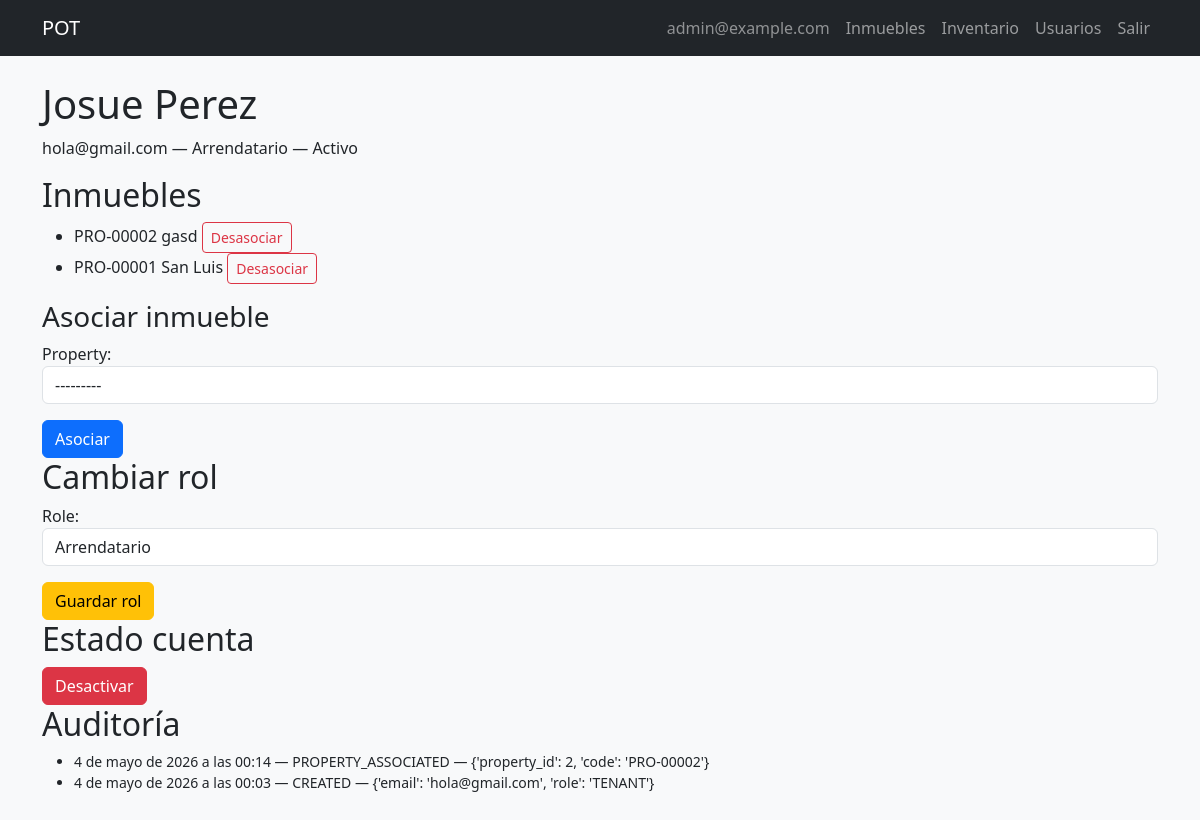
The app's page /users/2/ (signed in) with its own data.
### pot/models.py (models this page shows, shortened)
class CustomUser(AbstractUser):
    class Role(models.TextChoices):
        ADMIN = 'ADMIN', 'Administrador'
        ASSISTANT = 'ASSISTANT', 'Asistente Administrativo'
        TENANT = 'TENANT', 'Arrendatario'
    class DocumentType(models.TextChoices):
        CC = 'CC', 'Cédula de ciudadanía'
        CE = 'CE', 'Cédula de extranjería'
        PASSPORT = 'PASSPORT', 'Pasaporte'
        NIT = 'NIT', 'NIT'
    username = models.CharField(max_length=150, unique=True, blank=True)
    email = models.EmailField(unique=True)
    phone = models.CharField(max_length=20, default='')
    public_code = models.CharField(max_length=20, unique=True, blank=True, null=True)
    document_type = models.CharField(
        max_length=20,
        choices=DocumentType.choices,
        blank=True,
        default='',
    )
    document_number = models.CharField(max_length=30, unique=True, blank=True, null=True)
    avatar = models.ImageField(upload_to='avatars/%Y/%m/', blank=True, null=True, max_length=255)
    role = models.CharField(max_length=20, choices=Role.choices, default=Role.TENANT)
    password_changed = models.BooleanField(default=False)
    password_reset_token = models.CharField(max_length=255, null=True, blank=True)
    password_reset_expires = models.DateTimeField(null=True, blank=True)
    login_attempts = models.PositiveIntegerField(default=0)
    login_locked_until = models.DateTimeField(null=True, blank=True)
    created_at = models.DateTimeField(auto_now_add=True)
    updated_at = models.DateTimeField(auto_now=True)
    USERNAME_FIELD = 'email'
    REQUIRED_FIELDS = []
    objects = CustomUserManager()
    class Meta:
        ordering = ['-created_at']
    def is_staff_operative(self):
        return self.role in (self.Role.ADMIN, self.Role.ASSISTANT)

class UserPropertyAssociation(models.Model):
    user = models.ForeignKey(
        CustomUser,
        on_delete=models.CASCADE,
        related_name='property_associations',
        limit_choices_to={'role': CustomUser.Role.TENANT},
    )
    property = models.ForeignKey('Property', on_delete=models.CASCADE, related_name='tenant_associations')
    associated_at = models.DateTimeField(auto_now_add=True)
    dissociated_at = models.DateTimeField(null=True, blank=True)
    created_by = models.ForeignKey(
        CustomUser,
        on_delete=models.SET_NULL,
        null=True,
        blank=True,
        related_name='associations_created',
    )
    class Meta:
        ordering = ['-associated_at']
        constraints = [
            models.UniqueConstraint(
                fields=['property'],
                condition=models.Q(dissociated_at__isnull=True),
                name='pot_unique_active_tenant_per_property',
            ),
        ]

class Property(models.Model):
    class Type(models.TextChoices):
        APARTMENT = 'APARTMENT', 'Apartamento'
        HOUSE = 'HOUSE', 'Casa'
        LOCAL = 'LOCAL', 'Local comercial'
        WAREHOUSE = 'WAREHOUSE', 'Bodega'
    class Status(models.TextChoices):
        AVAILABLE = 'AVAILABLE', 'Disponible'
        RENTED = 'RENTED', 'Arrendado'
        MAINTENANCE = 'MAINTENANCE', 'En mantenimiento'
    code = models.CharField(max_length=20, unique=True)
    address = models.CharField(max_length=255, unique=True)
    city = models.CharField(max_length=100, blank=True, default='')
    building_name = models.CharField(max_length=150, blank=True, default='')
    unit_label = models.CharField(max_length=50, blank=True, default='')
    cover_image = models.ImageField(upload_to='properties/covers/%Y/%m/', blank=True, null=True, max_length=255)
    type = models.CharField(max_length=20, choices=Type.choices)
    owner_name = models.CharField(max_length=150)
    status = models.CharField(max_length=20, choices=Status.choices, default=Status.AVAILABLE)
    price = models.DecimalField(max_digits=12, decimal_places=2, default=0)
    rooms = models.IntegerField(null=True, blank=True)
    bathrooms = models.IntegerField(null=True, blank=True)
    living_rooms = models.IntegerField(null=True, blank=True)
    kitchens = models.IntegerField(null=True, blank=True)
    garages = models.IntegerField(null=True, blank=True)
    is_commercial = models.BooleanField(default=False)
    in_complex = models.BooleanField(default=False)
    admin_included = models.BooleanField(default=False)
    admin_value = models.DecimalField(max_digits=12, decimal_places=2, null=True, blank=True)
    google_maps_link = models.CharField(max_length=1000, null=True, blank=True)
    description = models.TextField(blank=True, null=True)
    observations = models.TextField(blank=True, null=True)
    created_at = models.DateTimeField(auto_now_add=True)
    updated_at = models.DateTimeField(auto_now=True)
    created_by = models.ForeignKey(
        CustomUser,
        on_delete=models.SET_NULL,
        null=True,
        blank=True,
        related_name='properties_created',
    )
    class Meta:
        ordering = ['-created_at']
        verbose_name_plural = 'properties'
    def __str__(self):
        return f'{self.code} - {self.address}'

class UserAudit(models.Model):
    user = models.ForeignKey(CustomUser, on_delete=models.CASCADE, related_name='audits')
    action = models.CharField(max_length=100)
    details = models.JSONField(default=dict)
    changed_by = models.ForeignKey(
        CustomUser,
        on_delete=models.SET_NULL,
        null=True,
        blank=True,
        related_name='audits_created',
    )
    created_at = models.DateTimeField(auto_now_add=True)
    class Meta:
        ordering = ['-created_at']

### pot/views.py (the view)
# urls.py: path('users/<int:user_id>/', views.UserDetailView.as_view(), name='user_detail'),
class UserDetailView(LoginRequiredMixin, View):
    def get(self, request, user_id):
        target = get_object_or_404(CustomUser, pk=user_id)
        if request.user.role != CustomUser.Role.ADMIN and request.user.pk != target.pk:
            messages.error(request, 'Sin permiso.')
            return redirect('pot:dashboard_staff')
        assocs = UserPropertyAssociation.objects.filter(user=target).select_related('property').order_by('-associated_at')
        audits = UserAudit.objects.filter(user=target).order_by('-created_at')[:50]
        open_tickets = Ticket.objects.filter(tenant=target, status=Ticket.Status.OPEN).exists()
        return render(
            request,
            'users/user_detail.html',
            {
                'target': target,
                'associations': assocs,
                'audits': audits,
                'open_tickets': open_tickets,
                'role_form': UserEditRoleForm(initial={'role': target.role}),
                'assoc_form': AssociatePropertyForm(),
            },
        )

### pot/forms.py
class UserEditRoleForm(forms.Form):
    role = forms.ChoiceField(choices=CustomUser.Role.choices, widget=forms.Select(attrs={'class': 'form-control'}))

class AssociatePropertyForm(forms.Form):
    property = forms.ModelChoiceField(
        queryset=Property.objects.all(),
        widget=forms.Select(attrs={'class': 'form-control'}),
    )

### templates/users/user_detail.html (shortened to what this page needs)
{% extends 'base.html' %}
{% block content %}
<h1>{{ target.get_full_name|default:target.email }}</h1>
<p>{{ target.email }} — {{ target.get_role_display }} — {% if target.is_active %}Activo{% else %}Inactivo{% endif %}</p>
{% if user.role == 'ADMIN' and user.pk != target.pk %}
<h2>Inmuebles</h2>
<ul>
{% for a in associations %}
<li>{{ a.property.code }} {{ a.property.address }} {% if a.dissociated_at %}(fin {{ a.dissociated_at|date }}){% else %}
    <form action="{% url 'pot:dissociate_property' target.id a.property.id %}" method="post" class="d-inline">{% csrf_token %}<button class="btn btn-sm btn-outline-danger">Desasociar</button></form>
{% endif %}</li>
{% endfor %}
</ul>
{% if target.role == 'TENANT' and target.is_active %}
<h3>Asociar inmueble</h3>
<form action="{% url 'pot:associate_property' target.id %}" method="post">{% csrf_token %}{{ assoc_form.as_p }}<button class="btn btn-primary">Asociar</button></form>
{% endif %}
<h2>Cambiar rol</h2>
<form action="{% url 'pot:user_edit_role' target.id %}" method="post">{% csrf_token %}
{{ role_form.as_p }}
<button class="btn btn-warning">Guardar rol</button></form>
<h2>Estado cuenta</h2>
{% if target.is_active %}
<form action="{% url 'pot:user_deactivate' target.id %}" method="post" onsubmit="return confirm('¿Desactivar?');">{% csrf_token %}
<button class="btn btn-danger">Desactivar</button></form>
{% else %}
<form action="{% url 'pot:user_reactivate' target.id %}" method="post">{% csrf_token %}<button class="btn btn-success">Reactivar</button></form>
{% endif %}
{% endif %}
<h2>Auditoría</h2>
<ul class="small">{% for a in audits %}<li>{{ a.created_at }} — {{ a.action }} — {{ a.details }}</li>{% empty %}<li>Sin registros</li>{% endfor %}</ul>
{% endblock %}

### templates/base.html (shortened to what this page needs)
{% load static %}
<!DOCTYPE html>
<html lang="es">
<head>
    <link href="https://cdn.jsdelivr.net/npm/bootstrap@5.3.3/dist/css/bootstrap.min.css" rel="stylesheet">
    <link rel="stylesheet" href="{% static 'css/style.css' %}">
</head>
<body class="bg-light">
<nav class="navbar navbar-expand-lg navbar-dark bg-dark mb-4">
    <div class="container">
        <a class="navbar-brand" href="{% if not user.is_authenticated %}{% url 'pot:login' %}{% elif user.role == 'TENANT' %}{% url 'pot:dashboard_tenant' %}{% else %}{% url 'pot:dashboard_staff' %}{% endif %}">POT</a>
        <div class="navbar-nav ms-auto">
            {% if user.is_authenticated %}
                <span class="nav-link text-white-50">{{ user.email }}</span>
                {% if user.is_staff_operative %}
                    <a class="nav-link" href="{% url 'pot:property_list' %}">Inmuebles</a>
                    <a class="nav-link" href="{% url 'pot:inventory_create' %}">Inventario</a>
                {% endif %}
                {% if user.role == 'ADMIN' %}
                    <a class="nav-link" href="{% url 'pot:user_list' %}">Usuarios</a>
                {% endif %}
                <a class="nav-link" href="{% url 'pot:logout' %}">Salir</a>
            {% else %}
                <a class="nav-link" href="{% url 'pot:login' %}">Entrar</a>
            {% endif %}
        </div>
    </div>
</nav>
<main class="container pb-5">
    {% block content %}{% endblock %}
</main>
</body>
</html>

### records on screen
CustomUser: email "admin@example.com"
CustomUser: get_full_name "Josue Perez", email "hola@gmail.com", role "Arrendatario"
UserPropertyAssociation: property.code "PRO-00002", property.address "gasd", shows "Desasociar"
UserPropertyAssociation: property.code "PRO-00001", property.address "San Luis", shows "Desasociar"
UserAudit: created_at "4 de mayo de 2026 a las 00:14", action "PROPERTY_ASSOCIATED", details "{'property_id': 2, 'code': 'PRO-00002'}"
UserAudit: created_at "4 de mayo de 2026 a las 00:03", action "CREATED", details "{'email': 'hola@gmail.com', 'role': 'TENANT'}"
